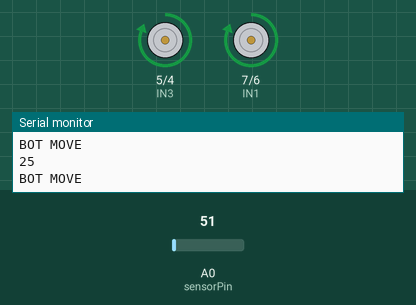
Simulated run of this sketch. Board: Arduino Uno, built with avr-gcc and run on an emulated ATmega328P. Parts: motor-driver pin pairs drawn as motors (green arrow = first pin HIGH = forward, orange = second pin HIGH = backward, longer = more drive), the last lines printed to the serial monitor. The test bench sets the inputs (shaded band); at power-on: A0 (sensorPin) = 51.

Above: at 1.3 s.
1.4 s: A0 (sensorPin) set to 65
2.9 s: A0 (sensorPin) set to 78
At 3.5 s:
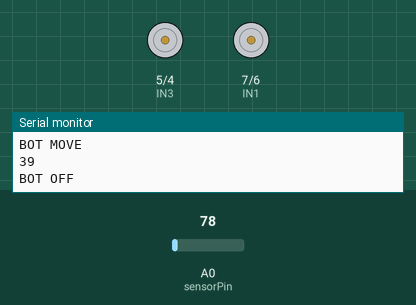
4.5 s: A0 (sensorPin) set to 71
At 5.7 s:
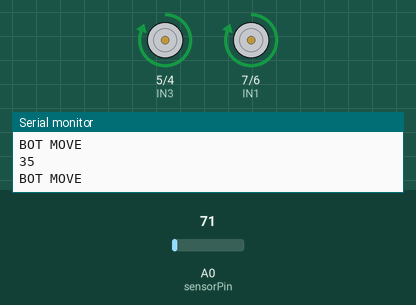
6.0 s: A0 (sensorPin) set to 86
At 7.1 s:
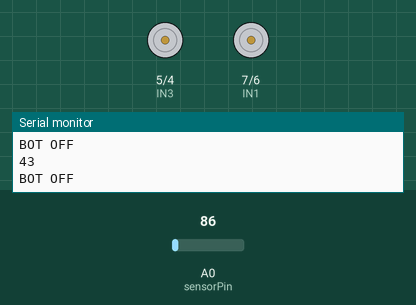
Timing chart, 0 to 8.5 s (numbered marks = the images above; inputs shaded):
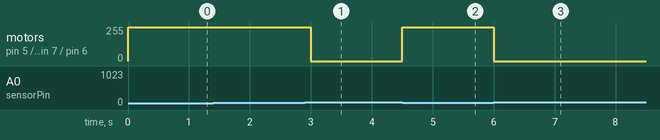

Measured:
- the behaviour switches between 71 and 72 on A0 (sensorPin) (found by bisection; images 0 and 1)
- after the input at 2.9 s, motor on pin 5 (IN3) / pin 4 (IN4), motor on pin 7 (IN1) / pin 6 (IN2): forward 255/255 → stopped after 0.10 s
- after the input at 4.5 s, motor on pin 5 (IN3) / pin 4 (IN4), motor on pin 7 (IN1) / pin 6 (IN2): stopped → forward 255/255 at once
- after the input at 6.0 s, motor on pin 5 (IN3) / pin 4 (IN4), motor on pin 7 (IN1) / pin 6 (IN2): forward 255/255 → stopped at once

The sketch:

Temperature_control_robot.ino
```cpp
//Project Name: Temperature control bot
//Serial communication configuration -  9600
// Open the serial monitor and set the baud rate to 9600 and see the temperature


int reading = 0;
int sensorPin = A0;

// initialize the library with the numbers of the interface pins


void setup() {
  // set up the LCD's number of columns and rows:

   pinMode(7,OUTPUT);// IN1(Connect IN1 of motor driver to arduino pin 7)
    pinMode(6,OUTPUT); // IN2(Connect IN2 of motor driver to arduino pin 6)
    pinMode(5,OUTPUT); // IN3(Connect IN3 of motor driver to arduino pin 5)
    pinMode(4,OUTPUT); // IN4(Connect IN4 of motor driver to arduino pin 4)
  Serial.begin(9600);
}

void loop()
{
 reading = analogRead(sensorPin);// A0 lm35
  int celsius = reading/2;

   Serial.println(celsius);

  if (celsius >35) {
  digitalWrite(7,LOW);
  digitalWrite(6,LOW);
  digitalWrite(5,LOW);
  digitalWrite(4,LOW);
  Serial.println("BOT OFF");
  }

  else {
  digitalWrite(7,HIGH);
  digitalWrite(6,LOW);
  digitalWrite(5,HIGH);
  digitalWrite(4,LOW);
  Serial.println("BOT MOVE");
  }
  delay(500);

}
```
